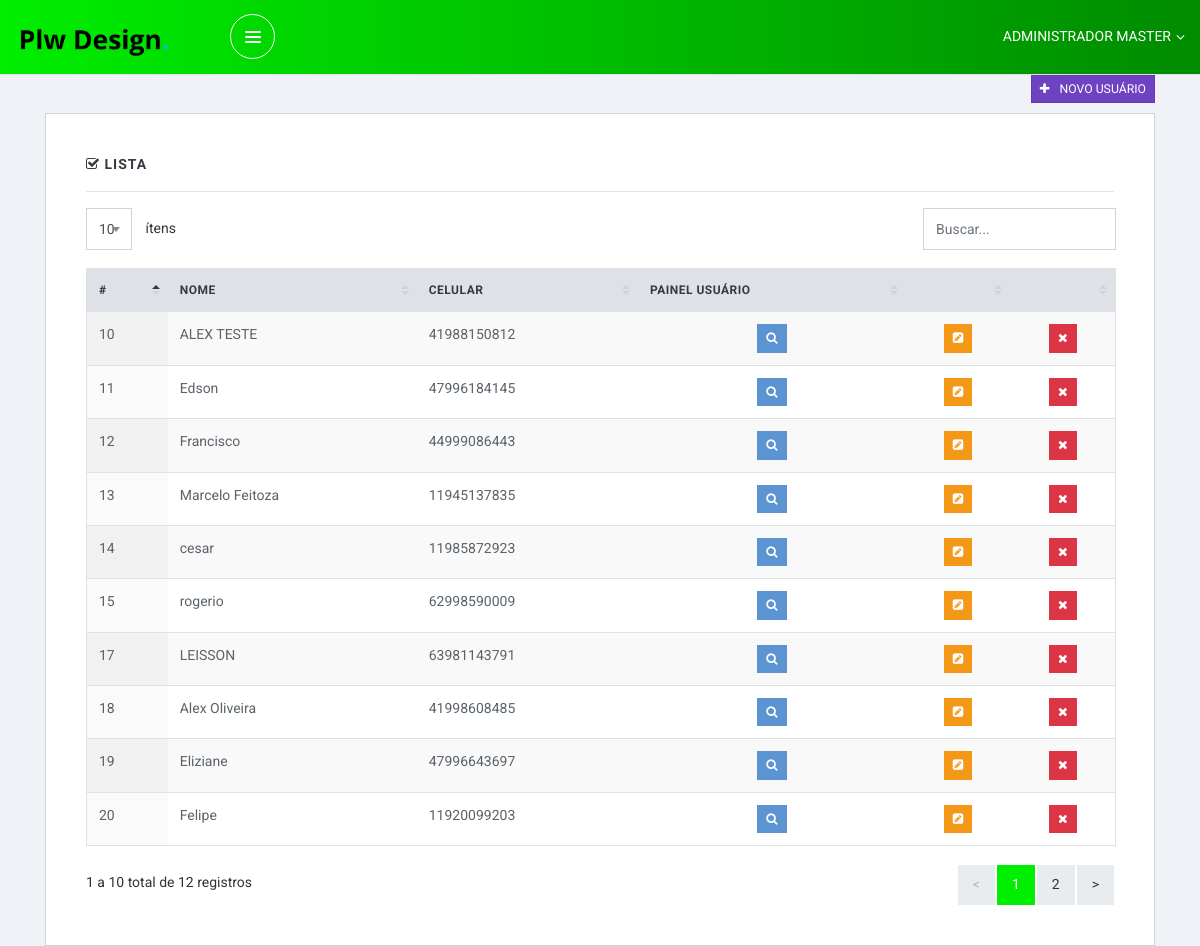
The page /master/usuarios.php (signed in) on the database its author committed.
### tables this page shows
CREATE TABLE `carteira` (
  `Id` int(11) NOT NULL,
  `idm` varchar(9) DEFAULT NULL,
  `valor` varchar(250) DEFAULT NULL,
  `entrada` timestamp NULL DEFAULT current_timestamp(),
  `vjurus` varchar(255) DEFAULT NULL,
  `login` varchar(15) DEFAULT NULL,
  `senha` varchar(60) DEFAULT NULL,
  `tipo` varchar(2) DEFAULT '1',
  `status` varchar(2) DEFAULT '1',
  `nome` varchar(120) DEFAULT NULL,
  `celular` varchar(255) DEFAULT NULL,
  `nascimento` varchar(15) DEFAULT NULL,
  `cpf` varchar(25) DEFAULT NULL,
  `email` varchar(120) DEFAULT NULL,
  `cep` varchar(25) DEFAULT NULL,
  `endereco` varchar(120) DEFAULT NULL,
  `numero` varchar(9) DEFAULT NULL,
  `bairro` varchar(60) DEFAULT NULL,
  `complemento` varchar(60) DEFAULT NULL,
  `cidade` varchar(30) DEFAULT NULL,
  `uf` varchar(5) DEFAULT NULL,
  `tokenmp` varchar(255) DEFAULT NULL,
  `tokenasaas` varchar(255) DEFAULT NULL,
  `nomecom` varchar(160) NOT NULL,
  `cnpj` varchar(30) NOT NULL,
  `enderecom` varchar(160) NOT NULL,
  `contato` varchar(15) NOT NULL,
  `msg` varchar(2) DEFAULT '1',
  `msgqr` varchar(2) DEFAULT '1',
  `msgpix` varchar(2) DEFAULT '1',
  `tokenapi` varchar(60) DEFAULT NULL,
  `pagamentos` varchar(2) DEFAULT '1',
  `assinatura` varchar(10) DEFAULT NULL
);

### master/usuarios.php (the view, shortened to what this page needs)
<?php
require_once "topo.php";
?>
<div class="slim-mainpanel">
  <div class="container">
    <div align="right" class="mg-b-10"><a href="cad_usuario" class="btn btn-purple btn-sm"><i class="fa fa-plus mg-r-10"
          aria-hidden="true"></i>NOVO USUÁRIO</a></div>
    <div class="section-wrapper">
      <label class="section-title"><i class="fa fa-check-square-o" aria-hidden="true"></i> Lista </label>
      <hr>
      <div class="table-wrapper">
        <table id="datatable1" class="table display responsive nowrap" width="100%">
          <thead>
            <tr>
              <th>#</th>
              <th>Nome</th>
              <th>Celular</th>
              <th>Painel Usuário</th>
              <th></th>
              <th></th>
            </tr>
          </thead>
          <tbody>
            <?php
            $clientes = $connect->query("SELECT * FROM carteira WHERE tipo != '1' AND idm ='" . $cod_id . "' ORDER BY nome ASC");
            while ($dadosclientes = $clientes->fetch(PDO::FETCH_OBJ)) {
              ?>
              <tr>
                <td>
                  <?php print $dadosclientes->Id; ?>
                </td>
                <td>
                  <?php print $dadosclientes->nome; ?>
                </td>
                <td>
                  <?php print $dadosclientes->celular; ?>
                </td>
                <td align="center">
                  <form action="painel_usuario" method="POST">
                    <button type="submit" class="btn btn-info btn-sm"><i class="icon fa fa-search"></i></button>
                  </form>
                </td>
                <td align="center">
                  <form action="edit_usuario" method="post">
                    <button type="submit" class="btn btn-warning btn-sm"><i class="icon fa fa-pencil-square"></i></button>
                  </form>
                </td>
                <td align="center">
                  <form action="classes/funcionario_exe.php" method="post">
                    <button type="submit" class="btn btn-danger btn-sm" onclick='return pergunta();'><i
                        class="icon fa fa-times"></i></button>
                  </form>
                </td>
              </tr>
            <?php } ?>
          </tbody>
        </table>
      </div>
    </div>
  </div>
</div>
</body>
</html>

### master/topo.php (shortened to what this page needs)
<?php
$cod_id = $_SESSION['cod_id'];
require_once __DIR__ . '/../db/Conexao.php';
$pegadadosgerais = $connect->query("SELECT * FROM carteira WHERE Id = '$cod_id'");
$dadosgerais = $pegadadosgerais->fetch(PDO::FETCH_OBJ);
?>
<!DOCTYPE html>
<html lang="pt-br">
<head>
  <link href="../lib/font-awesome/css/font-awesome.css" rel="stylesheet">
  <link href="../lib/Ionicons/css/ionicons.css" rel="stylesheet">
  <link href="../lib/datatables/css/jquery.dataTables.css" rel="stylesheet">
  <link href="../lib/select2/css/select2.min.css" rel="stylesheet">
  <link href="../styles/planos.css" rel="stylesheet">
  <link href="../styles/msg-assinatura.css" rel="stylesheet">
  <link rel="stylesheet" href="../css/slim.css">
</head>
<body>
  <div class="slim-header with-sidebar" style="background-image: linear-gradient(to right, #00EE00 0%, #008B00 100%);">
    <div class="container-fluid">
      <div class="slim-header-left">
        <a class="slim-logo" href="/.">
          <img src="img/logo.png" alt="Logo Financeiro">
        </a>
        <a href="javascript: void(0);" id="slimSidebarMenu" class="slim-sidebar-menu"><span></span></a>
      </div>
      <div class="slim-header-right">
        <div class="dropdown dropdown-c">
          <a href="./" class="logged-user" data-toggle="dropdown" style="color:#FFFFFF">
            <span><?php print $dadosgerais->nome;?></span>
            <i class="fa fa-angle-down"></i>
          </a>
        </div>
      </div>
    </div>
  </div>

### rows shown on the page
carteira: nome "ADMINISTRADOR MASTER"
carteira: Id "18", nome "Alex Oliveira", celular "41998608485"
carteira: Id "10", nome "ALEX TESTE", celular "41988150812"
carteira: Id "14", nome "cesar", celular "11985872923"
carteira: Id "11", nome "Edson", celular "47996184145"
carteira: Id "19", nome "Eliziane", celular "47996643697"
carteira: Id "20", nome "Felipe", celular "11920099203"
carteira: Id "12", nome "Francisco", celular "44999086443"
carteira: Id "17", nome "LEISSON", celular "63981143791"
carteira: Id "13", nome "Marcelo Feitoza", celular "11945137835"
carteira: Id "15", nome "rogerio", celular "62998590009"
